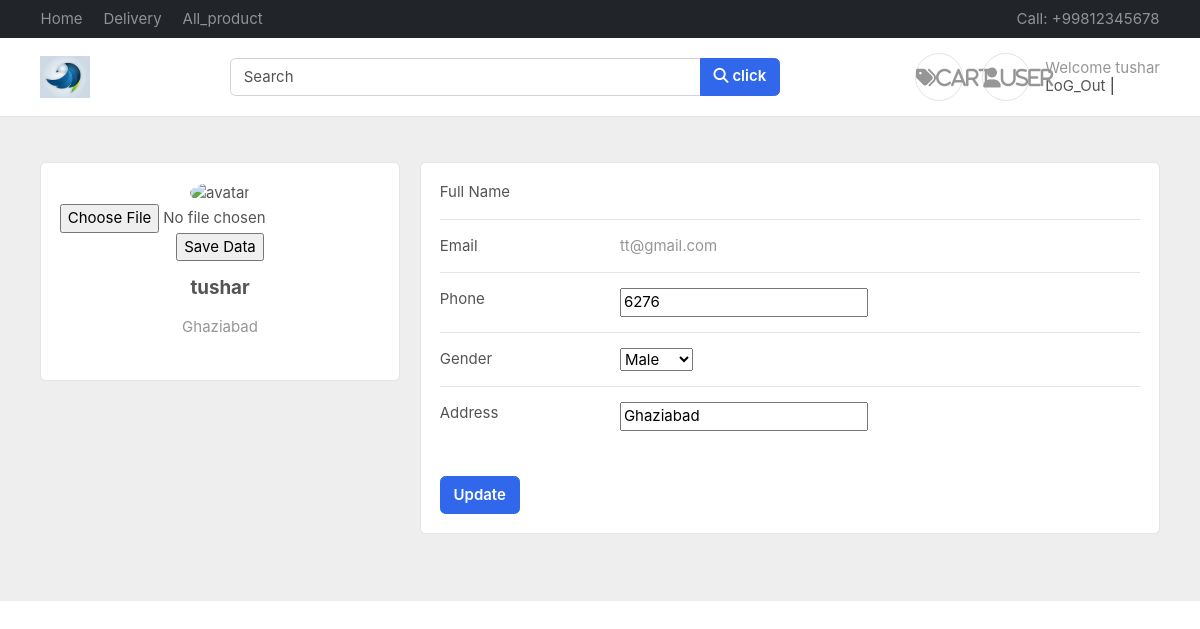
/accounts/profile (signed in), run on the app's committed database.
### accounts/models.py (models this page shows)
class Profile(BaseModel1):
    user = models.OneToOneField(User, on_delete=models.CASCADE, related_name="profile")
    is_verified=models.BooleanField(default=False)
    email_token=models.CharField(max_length=100, null=True, blank=True)
    profile_image=models.ImageField(upload_to="profile")
    contact_no=models.PositiveBigIntegerField(null=True, blank=True)
    gender=models.CharField(max_length=10, null=True, blank=True)
    address=models.CharField(max_length=100, null=True, blank=True)

### accounts/views.py (the view)
# urls.py: path('profile',profile ,name="Profile"),
def profile(request):
    user=request.user
    details=Profile.objects.get(user=user)
    if request.method=='POST':
        details.contact_no=request.POST.get('mynumber')
        details.gender=request.POST.get('add_gender')
        details.address=request.POST.get('add_address')
        details.save()
        return HttpResponseRedirect(request.path_info)
    return render (request, 'accounts/profile.html',{'user':user,'details':details})

### templates/accounts/profile.html (shortened to what this page needs)
{% extends "base/base.html"%}
{% block start %}
{% load static %}
<section style="background-color: #eee;">
    <div class="container py-5">
      <div class="row">
        <div class="col-lg-4">
          <div class="card mb-4">
            <div id="photo_id" class="card-body text-center" >
                    <img id="profile_image"  src="/media/{{details.profile_image}}" alt="avatar"
                    class="rounded-circle img-fluid" style="width: 150px;">
                <form action="{% url "Img_update" %}" method="POST" enctype="multipart/form-data">
                    <input type="file" name="myImage" accept="image/png, image/gif, image/jpeg" />
                    <input type="submit" value="Save Data">
                </form>
              <h5 class="my-3">{{user.username}}</h5>
              <p class="text-muted mb-4">{{details.address}}</p>
            </div>
          </div>
        </div>
        <div class="col-lg-8">
          <div class="card mb-4">
            <div class="card-body">
              <div class="row">
                <div class="col-sm-3">
                  <p class="mb-0">Full Name</p>
                </div>
                <div class="col-sm-9">
                </div>
              </div>
              <hr>
              <div class="row">
                <div class="col-sm-3">
                  <p class="mb-0">Email</p>
                </div>
                <div  id="new" class="col-sm-9">
                  <p class="text-muted mb-0">{{user.email}}</p>
                </div>
              </div>
              <hr>
              <div class="row">
                <div class="col-sm-3">
                  <p class="mb-0">Phone</p>
                </div>
                <div class="col-sm-9">
                    <form id="frm" name="frm" method="POST">
                        <input type="number" id="fname" name="mynumber" value="{{details.contact_no}}" required>
                    </div>
              </div>
              <hr>
              <div class="row">
                <div class="col-sm-3">
                  <p class="mb-0">Gender</p>
                </div>
                <div class="col-sm-9">
                    <select name='add_gender' value="{{details.gender}}">
                        <option value={{details.gender}} selected hidden>{{details.gender}}</option>
                      </select>
                 </div>
              </div>
              <hr>
              <div class="row">
                <div class="col-sm-3">
                  <p class="mb-0">Address</p>
                </div>
                <div class="col-sm-9">
                        <input type="text" id="fname" name="add_address" value="{{details.address}}" required>
                </div>
              </div>
              <div >
                <br><br><input class="btn btn-primary" type="submit" value="Update">
           </div>
            </div>
          </div>
        </div>
      </div>
    </div>
  </section>
  {% endblock %}

### templates/base/base.html (shortened to what this page needs)
{% load static %}
<!DOCTYPE HTML>
<html lang="en">
<head>
<link href="/media/css/bootstrap.css" rel="stylesheet" type="text/css"/>
<link href="/media/fonts/fontawesome/css/all.min.css" type="text/css" rel="stylesheet">
<link href="/media/css/ui.css" rel="stylesheet" type="text/css"/>
<link href="/media/css/responsive.css" rel="stylesheet" />
</head>
<body>
	<header class="section-header">
		<nav class="navbar navbar-dark navbar-expand p-0 bg-dark">
		<div class="container">
			<ul class="navbar-nav d-none d-md-flex mr-auto">
				<li class="nav-item"><a class="nav-link" href="{% url "Index" %}">Home</a></li>
				<li class="nav-item"><a class="nav-link" href="{% url 'Delivery' %}">Delivery</a></li>
				<li class="nav-item" ><a class="nav-link" href="{% url 'All_product' %}">All_product</a></li>
			</ul>
			<ul class="navbar-nav">
				<li class="nav-item"><a href="#" class="nav-link"> Call: +99812345678 </a></li>
			</ul>
		  </div>
		</nav>
		<section class="header-main border-bottom">
			<div class="container">
		<div class="row align-items-center">
			<div class="col-lg-2 col-4">
				<div class="brand-wrap">
					<img class="logo">
				</div>
			</div>
			<div class="col-lg-6 col-sm-12">
				<form id="search_id" action="{% url 'search_product' %}" method="POST"  class="search">
					<div class="input-group w-100">
						<input type="text" name="search_content"  class="form-control" placeholder="Search" onchange="subm()">
						<div class="input-group-append">
						  <button class="btn btn-primary" type="submit">
							<i class="fa fa-search"></i>
						  click</button>
						</div>
					</div>
				</form>
			</div>
			<div class="col-lg-4 col-sm-6 col-8">
				<div class="widgets-wrap float-md-right">
					{% if user.is_authenticated %}
					<div class="widget-header  mr-3">
						<a href="{% url 'Cart' %}" class="icon icon-sm rounded-circle border"><i class="fas fa-tags">cart</i></a>
					</div>
					<div class="widget-header icontext">
						<a href="{%url 'Profile'%}" class="icon icon-sm rounded-circle border"><i class="fa fa-user">user</i></a>
						<div class="text">
							<span class="text-muted">Welcome {{user}}</span>
							<div>
								<a href="{% url "LoG" %}">LoG_Out</a> |
							</div>
							{%else%}
							<span class="text-muted">Welcome!</span>
							<div>
								<a href="{% url "LogIn" %}">Sign in</a> |
								<a href="{% url "Register" %}"> Register</a>
							</div>
							{%endif%}
						</div>
					</div>
				</div>
			</div>
		</div>
			</div>
		</section>
	</header>
		{% block start %}
		{% endblock %}
</body>
</html>

### public/static/css/ui.css (style rules this page uses)
html { font-family: 'Inter', sans-serif; font-size: 15px; }
.icon-xs, .icon-sm, .icon-md, .icon-lg { display: inline-block; text-align: center; flex-shrink: 0; flex-grow: 0; }
.icon-sm { width: 48px; height: 48px; line-height: 48px; font-size: 20px; }
p:last-child { margin-bottom: 0; }
.header-main { position: relative; padding-top: 1rem; padding-bottom: 1rem; }
.brand-wrap .logo, .navbar-brand .logo { margin-right: 7px; max-height: 42px; display: inline-block; }
.widget-header { display: inline-block; vertical-align: middle; position: relative; }
.widget-header a { color: #545454; }
.widget-header i { color: #969696; }
.icontext { display: inline-flex; align-items: center; vertical-align: middle; }
.icontext .text { width: 100%; line-height: 1.2; color: #212529; }
.icontext .icon { position: relative; margin-right: 15px; flex-shrink: 0; flex-grow: 0; }

### data on the page
Profile: address "Ghaziabad", mynumber "6276", add_gender "Male", add_address "Ghaziabad"

### other printed values
{{ user }} "tushar"
{{ user.username }} "tushar"
{{ user.email }} "tt@gmail.com"
